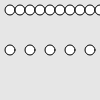
Frame 1 (no input)
Frame 60 (no input): identical to frame 1, image omitted
Frame 120 (the mouse pressed at the canvas centre since frame 60): identical to frame 1, image omitted

The p5.js sketch that drew this single still picture (run headless with seeded random() and noise() and a simulated clock; from frame 60 on, the mouse is pressed at the canvas centre):

// p5.js sketch
// ── sketch.js
function setup() {
  createCanvas(100, 100);
  smooth();
}

function draw() {
  background(230);
  drawCircles(10, 10);
  drawCircles(5, 50);
}

// 1. Create a function that draw {number of circles} on {y position}.
function drawCircles(numberOfCircle,yPos){
  var size = 10;
  for (var i = 0; i < numberOfCircle; i++) {
  var offset = 10;
  var xPos = i * width/numberOfCircle + offset;
  ellipse (xPos, yPos, size, size);
}
}
